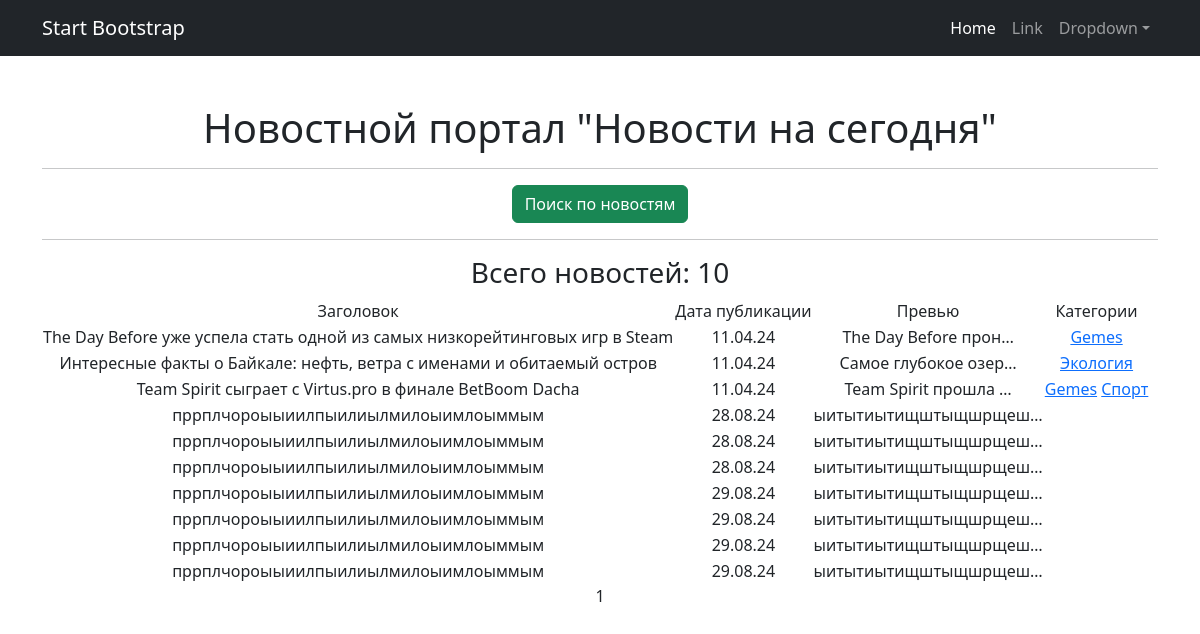
The app's page /news/ (signed in) with its own data.
### news/models.py (models this page shows, shortened)
class Post(models.Model):
    articles = "AR"
    news = "NW"
    POST_TYPES = [
        (news, "Новость"),
        (articles, "Статья"),
    ]
    author = models.ForeignKey(Author, on_delete=models.CASCADE)
    post_type = models.CharField(max_length=2, choices=POST_TYPES,default=news)
    date_post = models.DateTimeField(auto_now_add=True)
    category = models.ManyToManyField(Category, through="PostCategory")
    title = models.CharField(max_length=255)
    text = models.TextField()
    rating = models.IntegerField(default=0)
    post_likes = models.ManyToManyField(User, blank=True, related_name="post_likes")
    post_dislikes = models.ManyToManyField(User, blank=True, related_name="post_dislikes")

class Category(models.Model):
    name = models.CharField(unique = True,max_length = 50)
    subscribers = models.ManyToManyField(User, blank=True, null=True, related_name='categories')
    def __str__(self):
        return f'{self.name}'

### news/views.py (the view)
# urls.py: path('', PostList.as_view(), name='post_list'),
class PostList(LoginRequiredMixin,ListView):
    model = Post
    ordering = ('date_post')
    template_name = 'news.html'
    context_object_name = 'news'
    paginate_by = 10
    def get_queryset(self):
        queryset = super().get_queryset()
        self.filterset = PostFilter(self.request.GET, queryset)
        return self.filterset.qs
    def get_context_data(self, **kwargs):
        context = super().get_context_data(**kwargs)
        context['filter'] = PostFilter(self.request.GET, queryset=self.get_queryset())
        context['is_not_author'] = not self.request.user.groups.filter(name='authors').exists()
        return context

### news/templatetags/custom_filters.py (called while the page is built)
@register.filter()
def censor(value):
    prohibited_words = ('стать', 'озеро', 'прошла', 'факты', 'финал')
    splited_value = value.split()
    for word in splited_value:
        parsed_word = morph.parse(word)[0].normal_form
        if parsed_word in prohibited_words:
            value = value.replace(word, '*' * len(word))
    return value

### templates/news.html (shortened to what this page needs)
{% extends 'flatpages/default.html' %}
{% load custom_filters %}
{% block content %}
<h1>Новостной портал "Новости на сегодня"</h1>
<hr>
<a href="/news/search" class="btn btn-success btn-fill" target="_blank">Поиск по новостям</a>
<hr>
<h3> Всего новостей: {{ page_obj.paginator.count }} </h3>
{% if news %}
<table>
    <tr>
        <td>Заголовок</td>
        <td>Дата публикации</td>
        <td>Превью</td>
        <td>Категории</td>
    </tr>
    {% for post in news %}
    <tr>
        <td> {{ post.title|censor}} </td>
        <td> {{ post.date_post|date:'d.m.y' }} </td>
        <td> {{ post.text|censor|truncatechars:20 }} </td>
        <td>
            {% for category in post.category.all %}
                <a href="{% url 'category_list' category.id %}">{{ category }}</a>
            {% endfor %}
        </td>
    </tr>
    {% endfor %}
</table>
{% else %}
<h2>Пока никаких новостей нет, но скоро здесь будет интересно!</h2>
{% endif %}
{{ page_obj.number }}
{% endblock content %}

### templates/flatpages/default.html (shortened to what this page needs)
<!DOCTYPE html>
<html lang="en">
    <head>
        {% load static %}
        <link href="{% static 'css/styles.css' %}" rel="stylesheet" />
    </head>
    <body>
        <nav class="navbar navbar-expand-lg navbar-dark bg-dark">
            <div class="container">
                <a class="navbar-brand" href="#">Start Bootstrap</a>
                <div class="collapse navbar-collapse" id="navbarSupportedContent">
                    <ul class="navbar-nav ms-auto mb-2 mb-lg-0">
                        <li class="nav-item"><a class="nav-link active" aria-current="page" href="#">Home</a></li>
                        <li class="nav-item"><a class="nav-link" href="#">Link</a></li>
                        <li class="nav-item dropdown">
                            <a class="nav-link dropdown-toggle" id="navbarDropdown" href="#" role="button" data-bs-toggle="dropdown" aria-expanded="false">Dropdown</a>
                        </li>
                    </ul>
                </div>
            </div>
        </nav>
        <div class="container">
            <div class="text-center mt-5">
                {% block content %}
                {% endblock content %}
            </div>
        </div>
    </body>
</html>

### records on screen
Post: title|censor "The Day Before уже успела стать одной из самых низкорейтинговых игр в Steam", date_post "11.04.24", text|censor "The Day Before прон…"
Category: name "Gemes"
Post: title|censor "Интересные факты о Байкале: нефть, ветра с именами и обитаемый остров", date_post "11.04.24", text|censor "Самое глубокое озер…"
Category: name "Экология"
Post: title|censor "Team Spirit сыграет с Virtus.pro в финале BetBoom Dacha", date_post "11.04.24", text|censor "Team Spirit прошла …"
Category: name "Спорт"
Post: title|censor "пррплчороыыиилпыилиылмилоыимлоыммым", date_post "28.08.24", text|censor "ыитытиытищштыщшрщеш…"
Post: title|censor "пррплчороыыиилпыилиылмилоыимлоыммым", date_post "28.08.24", text|censor "ыитытиытищштыщшрщеш…"
Post: title|censor "пррплчороыыиилпыилиылмилоыимлоыммым", date_post "28.08.24", text|censor "ыитытиытищштыщшрщеш…"
Post: title|censor "пррплчороыыиилпыилиылмилоыимлоыммым", date_post "29.08.24", text|censor "ыитытиытищштыщшрщеш…"
Post: title|censor "пррплчороыыиилпыилиылмилоыимлоыммым", date_post "29.08.24", text|censor "ыитытиытищштыщшрщеш…"
Post: title|censor "пррплчороыыиилпыилиылмилоыимлоыммым", date_post "29.08.24", text|censor "ыитытиытищштыщшрщеш…"
Post: title|censor "пррплчороыыиилпыилиылмилоыимлоыммым", date_post "29.08.24", text|censor "ыитытиытищштыщшрщеш…"

### other values on screen
{{ page_obj.paginator.count }} "10"
{{ page_obj.number }} "1"
